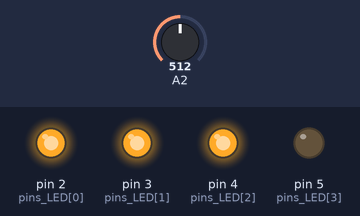
Recording of a sketch running on a simulated Arduino Uno, built with avr-gcc and run on an emulated ATmega328P. Shown: output pins drawn as LEDs (lit = HIGH). The inputs (shaded band) are chosen by the test bench; at power-on: A2 = 512.

Above: at 1.2 s.
1.3 s: A2 set to 462
2.8 s: A2 set to 432
At 4.0 s:
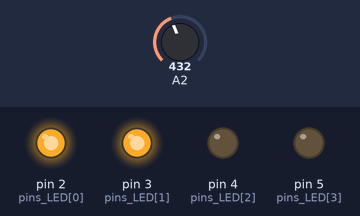
4.3 s: A2 set to 318
5.8 s: A2 set to 281
At 6.5 s:
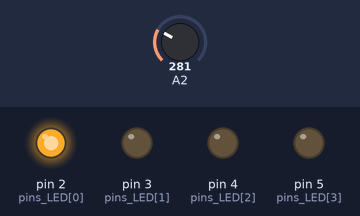
7.3 s: A2 set to 165
8.8 s: A2 set to 137
At 10.0 s:
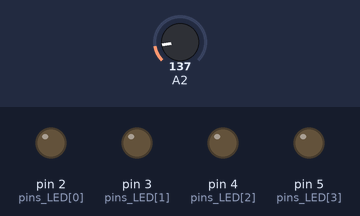
Timing chart, 0 to 11.3 s (numbered marks = the images above; inputs shaded):
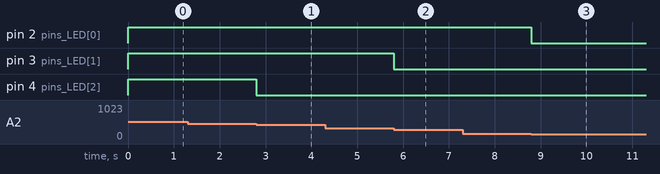

The sketch:

HW7-1.ino
```cpp
int pins_LED[] = {2,3,4,5};

void setup() {
  Serial.begin(9600);
  for (int i=0; i<4; i++) {
    pinMode(pins_LED[i], OUTPUT);
  }
}

void loop() {
  int reading = analogRead(56);
    if (reading < 150) {
      for (int i=0; i<4; i++) {
      digitalWrite(pins_LED[i], LOW);
      }
    }
    else if (reading < 300) {
      digitalWrite(pins_LED[0], HIGH);
      digitalWrite(pins_LED[1], LOW);
      digitalWrite(pins_LED[2], LOW);
      digitalWrite(pins_LED[3], LOW);
    }
    else if (reading < 450) {
      digitalWrite(pins_LED[0], HIGH);
      digitalWrite(pins_LED[1], HIGH);
      digitalWrite(pins_LED[2], LOW);
      digitalWrite(pins_LED[3], LOW);
    }
    else if (reading < 600) {
      digitalWrite(pins_LED[0], HIGH);
      digitalWrite(pins_LED[1], HIGH);
      digitalWrite(pins_LED[2], HIGH);
      digitalWrite(pins_LED[3], LOW);
    }
    else {
      for (int i=0; i<4; i++) {
        digitalWrite(pins_LED[i], HIGH);
      }
    }
}
```

Measured:
- the behaviour switches between 450 and 449 on A2 (found by bisection; images 0 and 1)
- the behaviour switches between 300 and 299 on A2 (found by bisection; images 1 and 2)
- the behaviour switches between 150 and 149 on A2 (found by bisection; images 2 and 3)
- after the input at 1.3 s, every drawn part: stays the same
- after the input at 2.8 s, pin 4 (pins_LED[2]): HIGH → LOW at once
- after the input at 4.3 s, every drawn part: stays the same
- after the input at 5.8 s, pin 3 (pins_LED[1]): HIGH → LOW at once
- after the input at 7.3 s, every drawn part: stays the same
- after the input at 8.8 s, pin 2 (pins_LED[0]): HIGH → LOW at once
